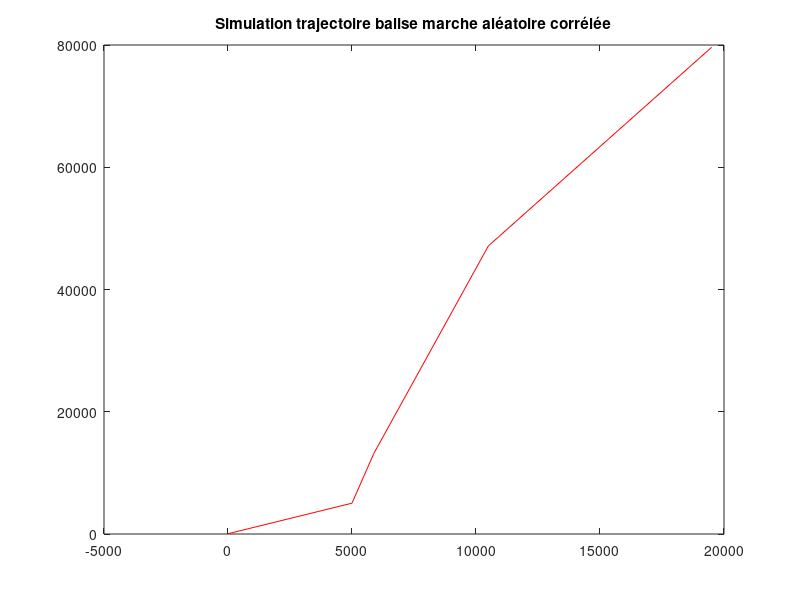
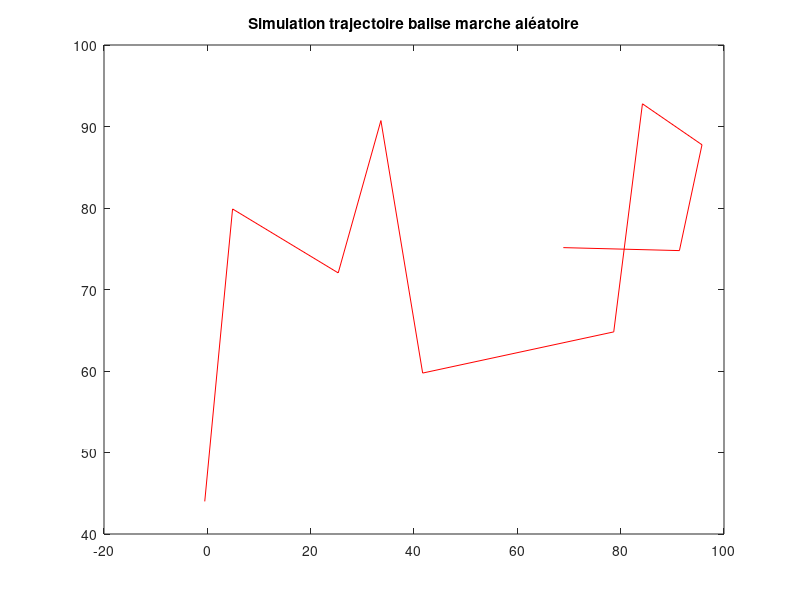
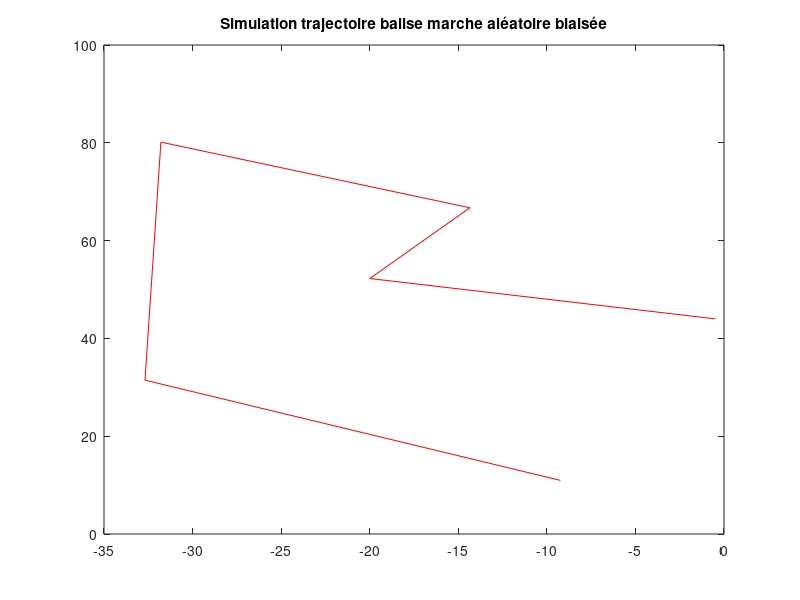

The MATLAB script that drew these images, in order:
clc
clear all
close all

%% Implementation marches aléatoires :

% Paramètre de diffusion :
Dlambda=0.1;          
Dphi=0.1;

Vf=100;             % covariance du bruit de dynamique sur la fréquence d'émission (du aux variations de température)
Dt= 1000;           % temps depuis le dernier passage satellite en seconde
longorigine=-0.5;
latorigine=44;
vlamborig=5;        % vitesse selon m/s
vphiorig=5;         %vitesse en m/s
ft0= 868e6;         % fréquence d'émission de la balise
Q = [2*Dlambda*Dt 0 0; 0 2*Dphi*Dt 0; 0 0 Vf];          %matrice de corrélation du bruit
xo=[longorigine latorigine ft0];                        % vecteur d'état
xobis=[longorigine latorigine vlamborig vphiorig ft0];  % vecteur d'état contenant en plus les vitesses

% Marche aléatoire :

xest=zeros(3,10);               % positions à chaque passage satellite
xest(:,1)=xo';

for k=2:10
    xest(:,k)=xest(:,k-1)+sqrt(Q)*randn(3,1);
end

% Marche aléatoire correlée :

N=5;                    % Nombre de passages satellites
xestbis=zeros(5,N);     % positions à chaque passage satellite
xestbis(:,1)=xobis';
Qbis=[0 0 0 0 0; 0 0 0 0 0;0 0 2*Dlambda*Dt 0 0; 0 0 0 2*Dphi*Dt 0; 0 0 0 0 Vf];    %Matrice de covariance du bruit
M=[1 0 Dt 0 0; 0 1 0 Dt 0; 0 0 1 0 0; 0 0 0 1 0; 0 0 0 0 1];
for k=2:N
    xestbis(:,k)=M*xestbis(:,k-1)+sqrt(Qbis)*randn(5,1);
end

% Marche aléatoire biaisée :

de = 110e3;             % distance en longitude à l'équateur
Nthree=5;               % nombre de passage satellites
xestthree=zeros(3,Nthree);   % positions à chaque passage satellite
xestthree(:,1)=xo';
Qthree=[2*Dlambda*Dt 0 0; 0 2*Dphi*Dt 0; 0 0 Vf];   %Matrice de covariance du bruit
M=[Dt/de*cos(longorigine) 0; 0 Dt/de; 0 0];
alpha=0.3;

v=zeros(2,Nthree); %Ensemble des vecteurs vitesse
vinit1= [vlamborig vphiorig]'; %vecteur vitesse initiale pour k=0
v(:,1)=vinit1;

xestthree(:,2)=xestthree(:,1)+M*vinit1+sqrt(Qthree)*randn(3,1);

M=[Dt/de*cos(xestthree(1,2)) 0; 0 Dt/de; 0 0];
for k=2:Nthree
    vktild=(xestthree(1:2,k)-xestthree(1:2,k-1))/Dt;
    vtmp=alpha*vktild+(1-alpha)*v(:,k-1); %vecteur vitesse pour la prochaine itération
    v(:,k)=vtmp;
    xestthree(:,k+1)=xestthree(:,k)+M*v(:,k)+sqrt(Qthree)*randn(3,1);
    M=[Dt/de*cos(xestthree(1,k)) 0; 0 Dt/de; 0 0]; 
end


%% Plot :
figure;
plot(xestbis(1,:),xestbis(2,:),'r-')
title("Simulation trajectoire balise marche aléatoire corrélée")


figure;
plot(xest(1,:),xest(2,:),'r-')
title("Simulation trajectoire balise marche aléatoire")

figure;
plot(xestthree(1,:),xestthree(2,:),'r-')
title("Simulation trajectoire balise marche aléatoire biaisée")
